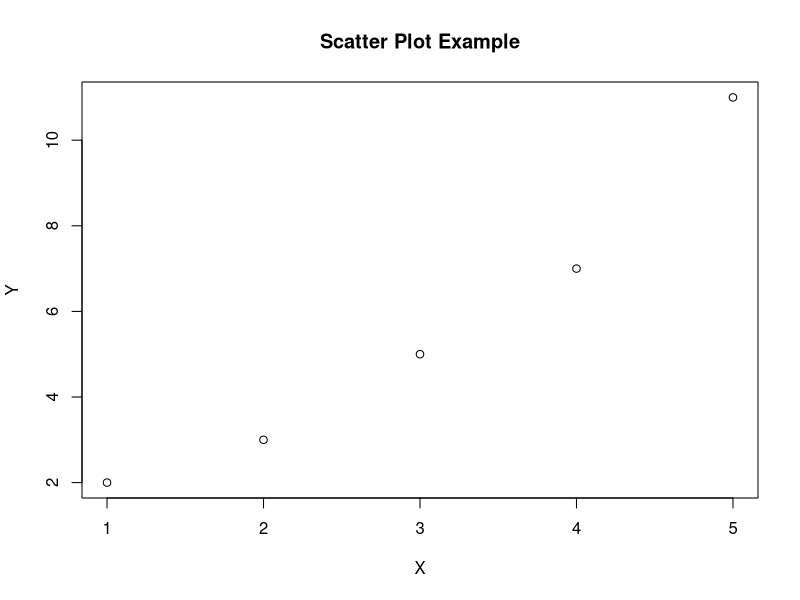
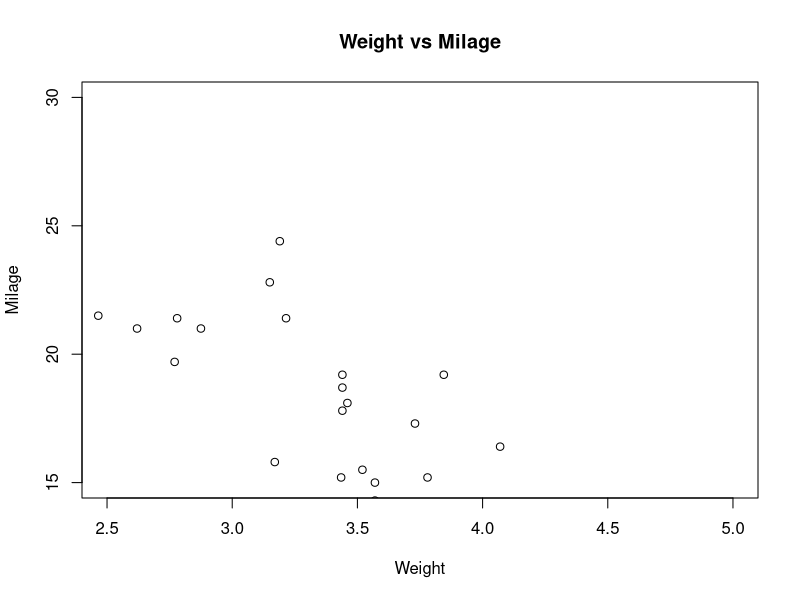
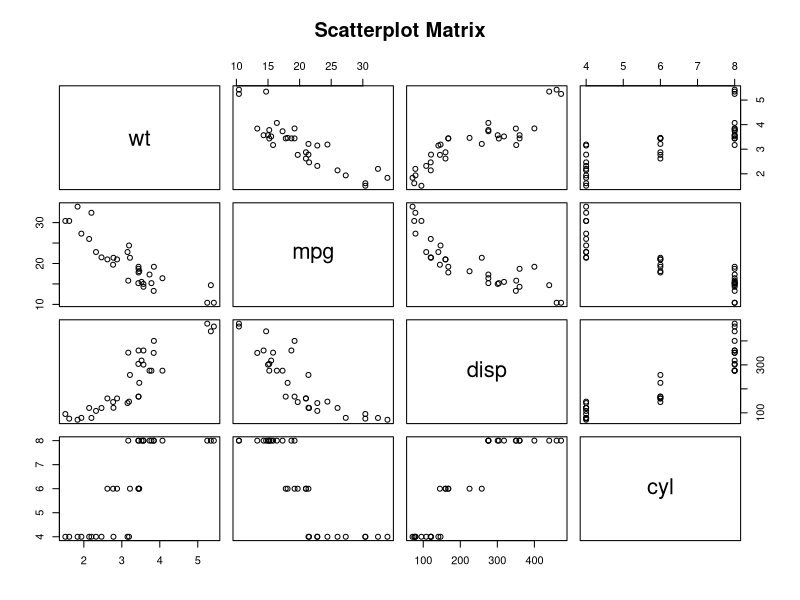

Write R code to recreate these figures, in order.
#散点图
#plot(x, y, type="p", main, xlab, ylab, xlim, ylim, axes)
#x: 数值向量，表示x轴上的点
#y: 数值向量，表示y轴上的点
#type: 图形类型，"p"表示散点图
#main: 图表标题
#xlab: x轴标签
#ylab: y轴标签
#xlim: x轴范围
#ylim: y轴范围
#axes: 是否显示坐标轴，默认为TRUE

# 示例1
plot(
    c(1, 2, 3, 4, 5),
    c(2, 3, 5, 7, 11),
    type = "p",
    main = "Scatter Plot Example",
    xlab = "X",
    ylab = "Y"
)

# 示例2
input = mtcars[, c("wt", "mpg")]
plot(
    x = input$wt,
    y = input$mpg,
    xlab = "Weight",
    ylab = "Milage",
    xlim = c(2.5, 5),
    ylim = c(15, 30),
    main = "Weight vs Milage"
)

# 示例3  散点图矩阵 pairs(formula, data)
pairs(
    ~wt+mpg+disp+cyl,
    data = mtcars, 
    main = "Scatterplot Matrix"
)
